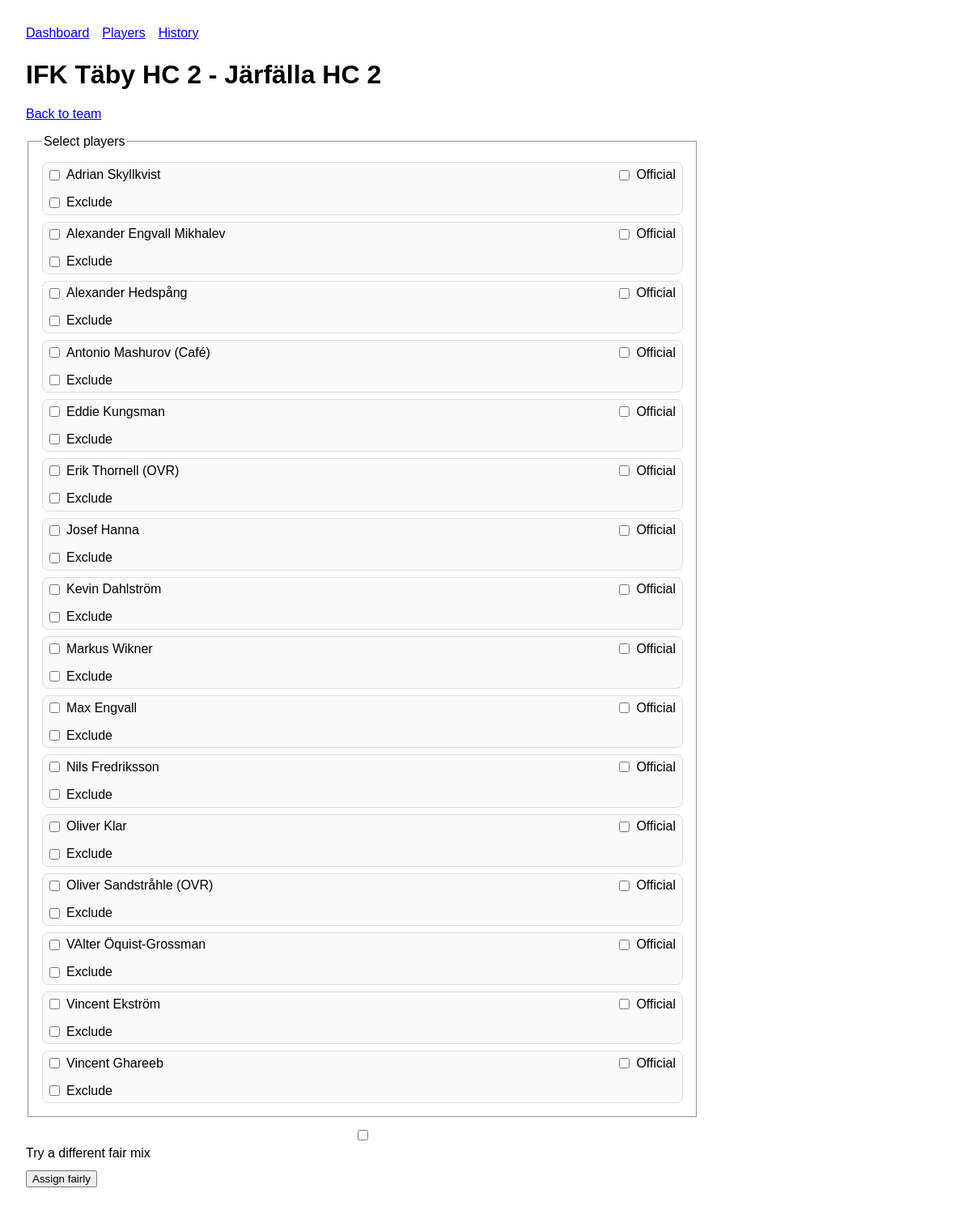
The page /events/3 on the database its author committed.
### tables this page shows
CREATE TABLE events (
                id INTEGER PRIMARY KEY AUTOINCREMENT,
                team_id INTEGER NOT NULL,
                name TEXT NOT NULL,
                FOREIGN KEY (team_id) REFERENCES teams (id)
            );

CREATE TABLE players (
                id INTEGER PRIMARY KEY AUTOINCREMENT,
                name TEXT NOT NULL,
                ovr INTEGER NOT NULL DEFAULT 0 CHECK (ovr IN (0, 1)),
                cafe INTEGER NOT NULL DEFAULT 0 CHECK (cafe IN (0, 1))
            );

### hockeybemanning/web.py (the view, shortened to what this page needs)
    @app.route("/events/<int:event_id>", methods=["GET", "POST"])
    def event_page(event_id: int) -> str | object:
        scheduler = app.config["SCHEDULER"]
        event = scheduler.connection.execute(
            "SELECT id, team_id, name FROM events WHERE id = ?",
            (event_id,),
        ).fetchone()
        if event is None:
            return redirect(url_for("dashboard"))
        team_players = scheduler.team_players(event["team_id"])
        selected_players = scheduler._selected_players(event_id)
        selected_official_ids = {player["player_id"] for player in selected_players if bool(player["official"])}
        assignments = (
            scheduler.get_event_assignments(event_id)
            if selected_players
            else {"off_ice": [], "cafe": []}
        )
        preview_assignments = None
        randomize = False
        exclude_ids: set[int] = set()
        return render_template(
            "event.html",
            event=event,
            players=team_players,
            selected_players=selected_players,
            assignments=assignments,
            selected_official_ids=selected_official_ids,
            preview_assignments=preview_assignments,
            randomize=randomize,
            exclude_ids=exclude_ids,
            selected_player_ids=[int(player["player_id"]) for player in selected_players],
        )

### hockeybemanning/core.py (called while the page is built)
    @property
    def connection(self) -> sqlite3.Connection:
        if not hasattr(self._local, "connection"):
            connection = sqlite3.connect(self._db_path, check_same_thread=False)
            connection.row_factory = sqlite3.Row
            self._local.connection = connection
        return self._local.connection

    def team_players(self, team_id: int) -> list[sqlite3.Row]:
        self._require_team(team_id)
        return self.connection.execute(
            """
            SELECT players.id AS player_id, players.name, players.ovr, players.cafe
            FROM team_players
            JOIN players ON players.id = team_players.player_id
            WHERE team_players.team_id = ?
            ORDER BY players.name, players.id
            """,
            (team_id,),
        ).fetchall()

    def _selected_players(self, event_id: int) -> list[sqlite3.Row]:
        return self.connection.execute(
            """
            SELECT players.id AS player_id, team_players.team_id, players.name, players.ovr, players.cafe, event_players.official
            FROM event_players
            JOIN players ON players.id = event_players.player_id
            LEFT JOIN team_players ON team_players.player_id = players.id
            WHERE event_players.event_id = ?
            ORDER BY players.id
            """,
            (event_id,),
        ).fetchall()

    def _require_team(self, team_id: int) -> sqlite3.Row:
        team = self.connection.execute("SELECT id, name FROM teams WHERE id = ?", (team_id,)).fetchone()
        if team is None:
            raise ValueError("Unknown team.")
        return team

### hockeybemanning/templates/event.html (shortened to what this page needs)
{% extends 'base.html' %}
{% block content %}
  <h1>{{ event.name }}</h1>
  <p><a href="{{ url_for('team_page', team_id=event.team_id) }}">Back to team</a></p>
  <form method="post" class="selection-form">
    <fieldset class="selection-grid">
      <legend>Select players</legend>
      {% for player in players %}
        <div class="selection-row player-option">
          <label class="selection-label">
            <input type="checkbox" name="player_ids" value="{{ player.player_id }}" {% if player.player_id in selected_player_ids %}checked{% endif %} />
            <span>{{ player.name }}{% if player.ovr %} (OVR){% endif %}{% if player.cafe %} (Café){% endif %}</span>
          </label>
          <label class="selection-label official-option">
            <input type="checkbox" name="official_ids" value="{{ player.player_id }}" {% if player.player_id in selected_official_ids %}checked{% endif %} />
            <span>Official</span>
          </label>
          <label class="selection-label exclude-option">
            <input type="checkbox" name="exclude_ids" value="{{ player.player_id }}" {% if player.player_id in exclude_ids %}checked{% endif %} />
            <span>Exclude</span>
          </label>
        </div>
      {% endfor %}
    </fieldset>
    <label>
      <input type="checkbox" name="randomize" {% if randomize %}checked{% endif %} />
      Try a different fair mix
    </label>
    <button type="submit" name="action" value="assign">Assign fairly</button>
  </form>
{% endblock %}

### hockeybemanning/static/styles.css (style rules this page uses)
body { font-family: Arial, sans-serif; margin: 2rem; }
form { display: grid; gap: 0.75rem; max-width: 40rem; }
label { display: grid; gap: 0.25rem; }
button { width: fit-content; }
.selection-form { max-width: 52rem; }
.selection-grid { display: grid; gap: 0.5rem; padding: 1rem; }
.selection-row { display: flex; align-items: center; justify-content: space-between; gap: 1rem; min-height: 2.5rem; padding: 0.35rem 0.5rem; border: 1px solid #ddd; border-radius: 0.5rem; background: #fafafa; }
.selection-label { display: inline-flex; align-items: center; gap: 0.5rem; margin: 0; cursor: pointer; }
.selection-label input { margin: 0; }
.player-option { display: grid; grid-template-columns: minmax(0, 1.8fr) minmax(130px, 0.8fr); align-items: center; }
.official-option { justify-self: end; }

### rows shown on the page
events: name "IFK Täby HC 2 - Järfälla HC 2"
players: name "Adrian Skyllkvist"
players: name "Alexander Engvall Mikhalev"
players: name "Alexander Hedspång"
players: name "Antonio Mashurov", cafe "(Café)"
players: name "Eddie Kungsman"
players: name "Erik Thornell", ovr "(OVR)"
players: name "Josef Hanna"
players: name "Kevin Dahlström"
players: name "Markus Wikner"
players: name "Max Engvall"
players: name "Nils Fredriksson"
players: name "Oliver Klar"
players: name "Oliver Sandstråhle", ovr "(OVR)"
players: name "VAlter Öquist-Grossman"
players: name "Vincent Ekström"
players: name "Vincent Ghareeb"
